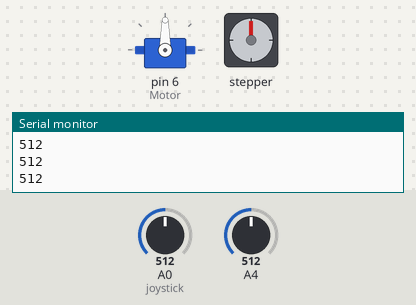
A sketch run on a simulated Arduino Nano, built with avr-gcc and run on an emulated ATmega328P. Parts: servo, stepper motor, the last lines printed to the serial monitor. Inputs (shaded band) come from the test bench; at power-on: A0 (joystick) = 512, A4 = 512. Stepper angles assume 2048 steps per turn.

Above: at 1.2 s.
1.3 s: A0 (joystick) set to 314
2.8 s: A0 (joystick) set to 290
At 3.79 s:
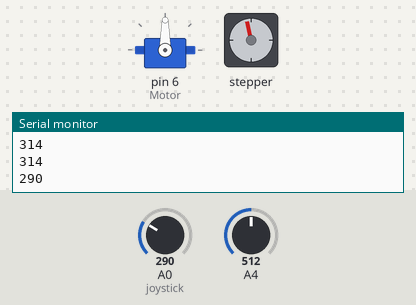
5.8 s: A0 (joystick) set to 1023
8.8 s: A0 (joystick) set to 716
At 10.0 s:
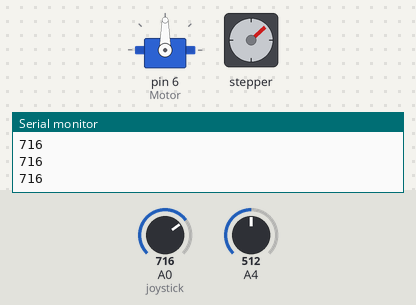
10.3 s: A4 set to 716
At 11.5 s:
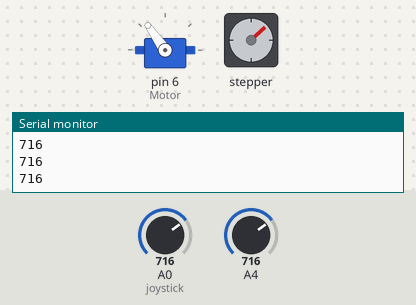
11.8 s: A4 set to 900
At 12.9 s:
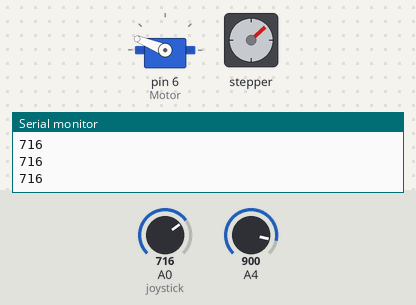
Timing chart, 0 to 14.3 s (numbered marks = the images above; inputs shaded):
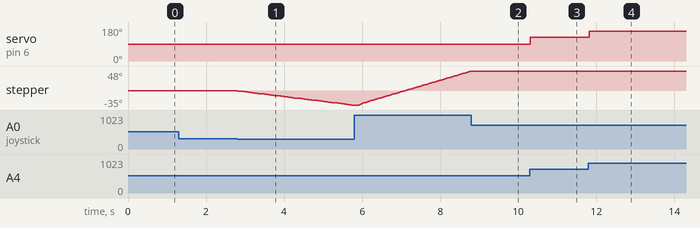

The sketch:

Stepper_Servo_V1.ino
```cpp
/* Board NANO
 *  ATmegam328Pm(Old Bootloader
 *
 *  Stepper für MK3
 *  Serieller Monitor > Joy-Poti
 *  INT LED HIGH bei Mittelstellung
 *
 *
 *  KHF 07.11.2020 Servo eingefügt
 *  KHF 06.11. 2020 Stillstand optimiert re/li
 *
 *  Stepper
 *      joystick A0
 *      IN4, IN2, IN3, IN1
 *  PIN 11   10   9    8
 *
 *  Servo
 *  Poti1 = A4
 *  PWM PIN 6
 *
 *  Ver 17.11.2020
 *  KHF
 */
#include <Stepper.h>

#define STEPS 32

// Stepper Anschlüsse
#define IN1 8
#define IN2 10
#define IN3 9
#define IN4 11

// Library initialisieren
Stepper stepper(STEPS, IN4, IN2, IN3, IN1);
 //PINS NANO             11   10   9    8

// Joystick/Poti an NANO A0
#define joystick A0

int LED13 = 13;     // Interne LED


//----------Servo--------------------
#include <Servo.h>
Servo Motor;
int ReglerWert;
int Position;
//-----------------------------------

void setup()
{
   Serial.begin(9600);
  //Gr_servo.attach(6);   //PWM#6
   int Poti1 = analogRead(A4);


   // Servo an Pin 6 angeschlossen (attach)
    Motor.attach(6);
}

void loop()
{

// Analogwert einlesen
int val = analogRead(joystick);
Serial.print(val);
Serial.println();

// Wenn Joystick in Mittelstellung = Motor stopp
if( (val > 523) && (val < 500) )
{
digitalWrite(IN1, LOW);
digitalWrite(IN2, LOW);
digitalWrite(IN3, LOW);
digitalWrite(IN4, LOW);
digitalWrite(LED13, HIGH);
}

else
{
// Motor rechts
//while (val >= 523)
while (val >= 723)

{
  digitalWrite(LED13, LOW);
// map Speed zwischen 0 und 500 rpm
int speed_ = map(val, 723, 1023, 5, 500);

// Motor Speed
stepper.setSpeed(speed_);

// Motordrehung = 1 Stepp
stepper.step(1);

val = analogRead(joystick);
Serial.print(val);
Serial.println();
}

// Motor links
while (val <= 300)
{
    digitalWrite(LED13, LOW);
// Speed zwischen 0 und 500 rpm
int speed_ = map(val, 500, 0, 5, 300);
// Set Motor Speed
stepper.setSpeed(speed_);

// Motordrehung = 1 Stepp
stepper.step(-1);
val = analogRead(joystick);
//Serial.print(val);
 //Serial.println();
}
}
//Greifarm
int ReglerWert = analogRead(A4);
Position = map(ReglerWert, 0, 1023, 0, 180);
Motor.write(Position);
delay(100);
}
```

Measured:
- the behaviour switches between 301 and 300 on A0 (joystick) (found by bisection; images 0 and 1)
- after the input at 2.8 s, stepper: keeps turning counter-clockwise at about 12°/s, starting at once
- after the input at 8.8 s, stepper: stops changing and stays 48°
- after the input at 10.3 s, servo on pin 6 (Motor): 90° → 125° at once
- after the input at 11.8 s, servo on pin 6 (Motor): 125° → 158° at once
